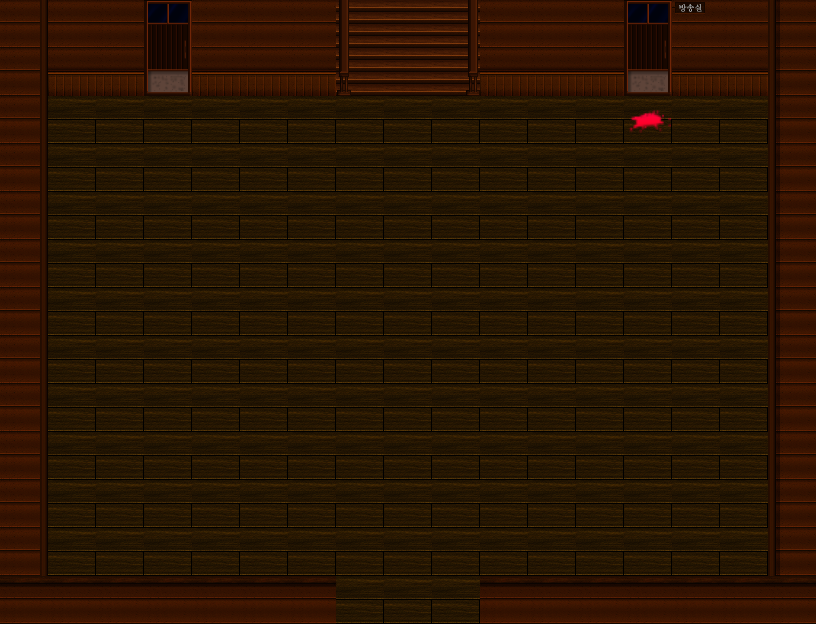

Below is a game level as drawn by its tile map, then a one-line description and the .tmx file that defines it, in full:
An orthogonal 17x13 tile map with 48x48 px tiles, 2 tile layers (Tile Layer 1, Tile Layer 2), 4 tilesets and 5 objects.

<map version="1.10" tiledversion="1.10.1" orientation="orthogonal" renderorder="right-down" width="17" height="13" tilewidth="48" tileheight="48" infinite="0" nextlayerid="4" nextobjectid="6">
 <tileset firstgid="1" source="TileSet/Inside_A4(tiled).tsx" />
 <tileset firstgid="241" source="TileSet/School_A5.tsx" />
 <tileset firstgid="369" source="TileSet/School_B.tsx" />
 <tileset firstgid="625" source="TileSet/School_B2.tsx" />
 <layer id="1" name="Tile Layer 1" width="17" height="13">
  <data encoding="csv">
258,258,258,260,258,258,258,244,245,246,258,258,258,260,258,258,258,
266,266,266,268,266,266,266,252,253,254,266,266,266,268,266,266,266,
247,247,247,247,247,247,247,247,247,247,247,247,247,247,247,247,247,
247,247,247,247,247,247,247,247,247,247,247,247,247,247,247,247,247,
247,247,247,247,247,247,247,247,247,247,247,247,247,247,247,247,247,
247,247,247,247,247,247,247,247,247,247,247,247,247,247,247,247,247,
247,247,247,247,247,247,247,247,247,247,247,247,247,247,247,247,247,
247,247,247,247,247,247,247,247,247,247,247,247,247,247,247,247,247,
247,247,247,247,247,247,247,247,247,247,247,247,247,247,247,247,247,
247,247,247,247,247,247,247,247,247,247,247,247,247,247,247,247,247,
247,247,247,247,247,247,247,247,247,247,247,247,247,247,247,247,247,
247,247,247,247,247,247,247,247,247,247,247,247,247,247,247,247,247,
247,247,247,247,247,247,247,247,247,247,247,247,247,247,247,247,247
</data>
 </layer>
 <layer id="2" name="Tile Layer 2" width="17" height="13">
  <data encoding="csv">
259,0,0,0,0,0,0,0,0,0,0,0,0,0,378,0,257,
259,0,0,0,0,0,0,0,0,0,0,0,0,0,0,0,257,
259,0,0,0,0,0,0,0,0,0,0,0,0,648,0,0,257,
259,0,0,0,0,0,0,0,0,0,0,0,0,0,0,0,257,
259,0,0,0,0,0,0,0,0,0,0,0,0,0,0,0,257,
259,0,0,0,0,0,0,0,0,0,0,0,0,0,0,0,257,
259,0,0,0,0,0,0,0,0,0,0,0,0,0,0,0,257,
259,0,0,0,0,0,0,0,0,0,0,0,0,0,0,0,257,
259,0,0,0,0,0,0,0,0,0,0,0,0,0,0,0,257,
259,0,0,0,0,0,0,0,0,0,0,0,0,0,0,0,257,
259,0,0,0,0,0,0,0,0,0,0,0,0,0,0,0,257,
259,0,0,0,0,0,0,0,0,0,0,0,0,0,0,0,257,
250,250,250,250,250,250,250,0,0,0,250,250,250,250,250,250,250
</data>
 </layer>
 <objectgroup id="3" name="Object Layer 1">
  <object id="1" x="32" y="0" width="17.3333" height="621.333" />
  <object id="2" x="30.6667" y="610.667" width="752" height="10.6667" />
  <object id="3" x="772" y="5.33333" width="16" height="617.333" />
  <object id="4" x="40" y="58.6667" width="298.667" height="34.6667" />
  <object id="5" x="481.333" y="61.3333" width="298.667" height="33.3333" />
 </objectgroup>
</map>
